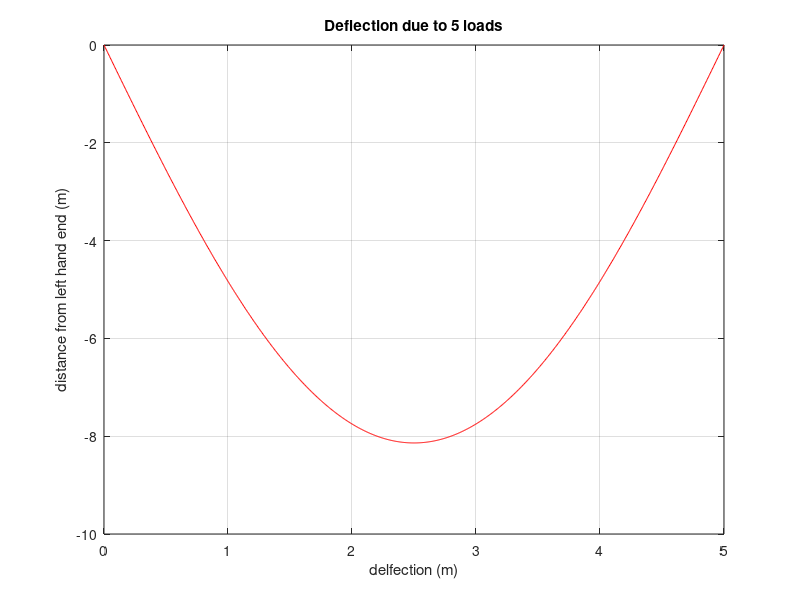

Write the MATLAB code that produced this figure.
%Assessment code written by Kieran Currie-Cathey 9/12/21
clc,clear;




%list of inputs / variables to be used in given equations
L=input('What is the total length of the beam (m)? ');
Lab=input('What is the distance between the two supports (m)? ');
W=input('What is the weight per unit length of the beam (N/m)? ');
num_of_loads=input('What is the total number of loads acting on the beam? ');
D=input('What is the flexural rigidity (Nm^2)? ');
w = zeros(1, length(num_of_loads));
p = zeros(1, length(num_of_loads));




%using a for loop to allow for any number of loads to used on this code,
%changes the number of inputs here based on the integer given for
%num_of_loads, the while loop
%gives an error if the user enters a value for the distance of the given
%load in excess of the distance of the second support, and will continue to ask for an input until the condition is satisifed, then will move onto the next load
for a=1:num_of_loads
    w(a)=input(['Magnitude of load ' int2str(a) ', with posotive being the load applied downwards, (N): ']);
    p(a)=input(['Input distance from left hand support of load ' int2str(a) ' in (m): ']);
    while p(a)>Lab
        disp('ERROR: the distance of the load given must be less than that of the second support, please re-enter the value. ');
        p(a)=input(['Input distance from left hand support of load ' int2str(a) ' in (m): ']);
    end
end

%dividing the beam up into 1000 increments (arbitrary number, the larger
%the more accurate the calculations)
x=linspace(0,L,1000);

%finding all the points of x<=Lab and Lab<x<=L
f1=find(x<=Lab);
f2=find((x>Lab)&(x<=L));

%assinging all the points found by 'find' into vectors for use in equations
x1=x(f1);
x2=x(f2);

%calculating the delfection due to the weight of the beam between the two
%given bounds
Y01=(W/(24*D)).*(-x1.^4+2*(2*L-(L^2/Lab)).*x1.^3+(2*L^2*Lab-4*L*Lab^2+Lab^3).*x1);
Y02=(W/(24*D)).*(-3*Lab^3+8*L*Lab^2-4*L^2*Lab).*(x2-Lab);
Y0=[Y01 Y02];

%dummy variable made to be later used in the for loop / summation
b=0;

%now need to find all the requisite points within the given bounds for each
%equation, and each load, for loop required so calculations can be done for
%each load
%qk must be defined within the for loop as it is dependent on the load in
%question
for k=1:num_of_loads
    point=p(k);
    qk=Lab-point;%defining qk for each iteration
    f3=find(x<=point);%finding all the points of x that satisfy the given bounds in these 3 lines (f3 f4 f5)
    f4=find((x>point & x<=Lab));
    f5=find((x>Lab)&(x<=L));
    x3=x(f3);%creating seperate vectors of all the values found by the find functions so they can be used in vector products for the calculations
    x4=x(f4);
    x5=x(f5);
    Yk1=((w(k)*qk)/(6*D*Lab)).*(x3.^3-(Lab^2-qk^2).*x3);%equations to calculate the deflection in given intervals for each load
    Yk2=((w(k)*qk)/(6*D*Lab))*(x4.^3-(Lab/qk).*(x4-point).^3-(Lab^2-qk^2).*x4);
    Yk3=((w(k)*qk)/(6*D*Lab))*(3*Lab^2-((3*Lab)/qk).*(Lab-point)^2-(Lab^2-qk^2)).*(x5-Lab);
    Yk=[Yk1 Yk2 Yk3];%creating a vector containing all the ouputs of Yk equations
    b=b+Yk;%using the dummy variable to be used in further summations 
end

Y=Y0+b;%now summing together the outputs of Y0 and Yk to be plotted on a graph
plot(x,Y,'r');%plotting the deflection (y axis) against distance along the beam (x-axis)
%giving relevent titles to the graph and the x and y axis
title(['Deflection due to ' int2str(num_of_loads) ' loads']);
xlabel('delfection (m)');
ylabel('distance from left hand end (m)');
grid on;